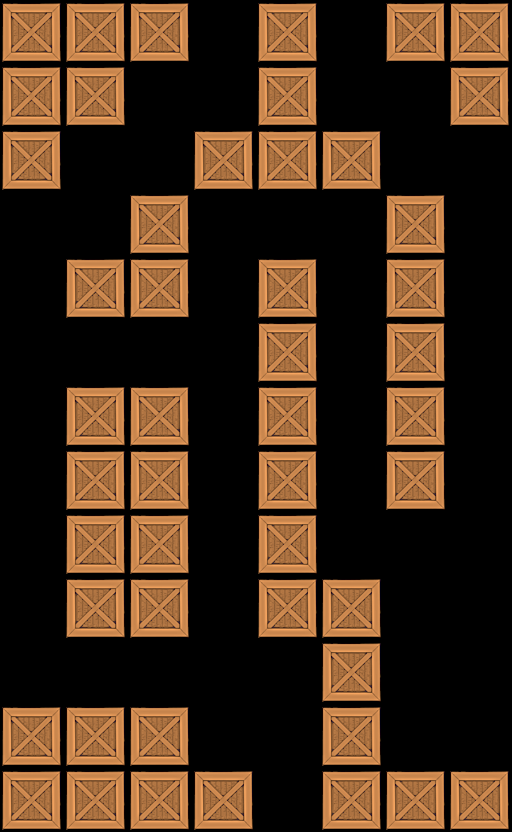

Rendered tile map (Tiled .tmx) drawn with the repository's tilesets; below, a short description and the map source with its tile grids summarised:
An orthogonal 8x13 tile map with 64x64 px tiles, 1 tile layer (Tile Layer 1).

<map version="1.0" orientation="orthogonal" width="8" height="13" tilewidth="64" tileheight="64">
 <tileset firstgid="1" name="crate" tilewidth="64" tileheight="64">
  <image source="../../crate5.png" width="64" height="64" />
 </tileset>
 <layer name="Tile Layer 1" width="8" height="13">
  <data>[104 cells, 49 non-empty, 1 distinct tile ids]</data>
 </layer>
</map>
